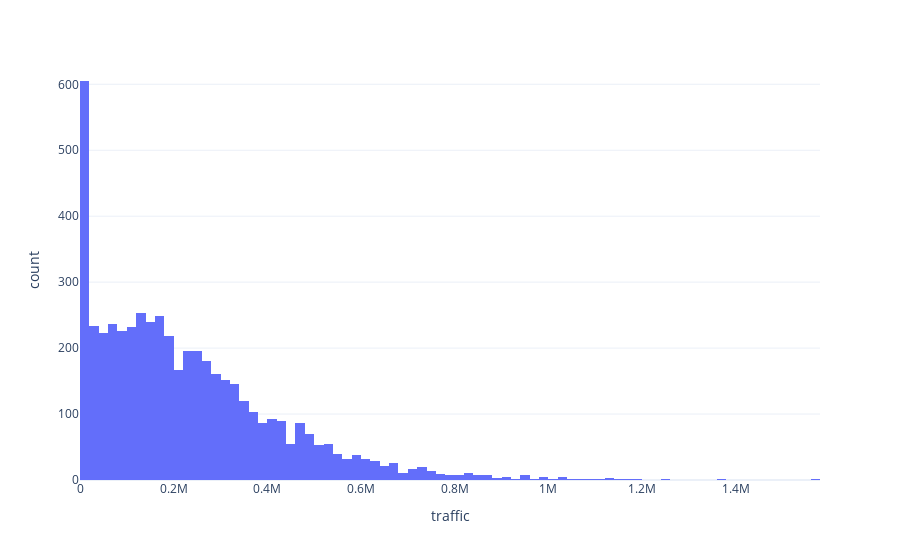

Notebook code cell kept with this figure:
### Code cell
px.histogram(turnstile_traffic, x='traffic')

### Figure 1 — Plotly figure (JSON) as saved in the notebook; plotly's stock layout.template omitted (floating-point values rounded to 4 significant figures; data arrays with more than 128 entries replaced by an {"elided": "..."} marker saying what was removed)
{"data": [{"alignmentgroup": "True", "bingroup": "x", "hovertemplate": "traffic=%{x}<br>count=%{y}<extra></extra>", "legendgroup": "", "marker": {"color": "#636efa", "pattern": {"shape": ""}}, "name": "", "offsetgroup": "", "orientation": "v", "showlegend": false, "type": "histogram", "x": {"elided": "5091 int values"}, "xaxis": "x", "yaxis": "y"}], "layout": {"barmode": "relative", "legend": {"tracegroupgap": 0}, "margin": {"t": 60}, "xaxis": {"anchor": "y", "domain": [0, 1], "title": {"text": "traffic"}}, "yaxis": {"anchor": "x", "domain": [0, 1], "title": {"text": "count"}}}}
